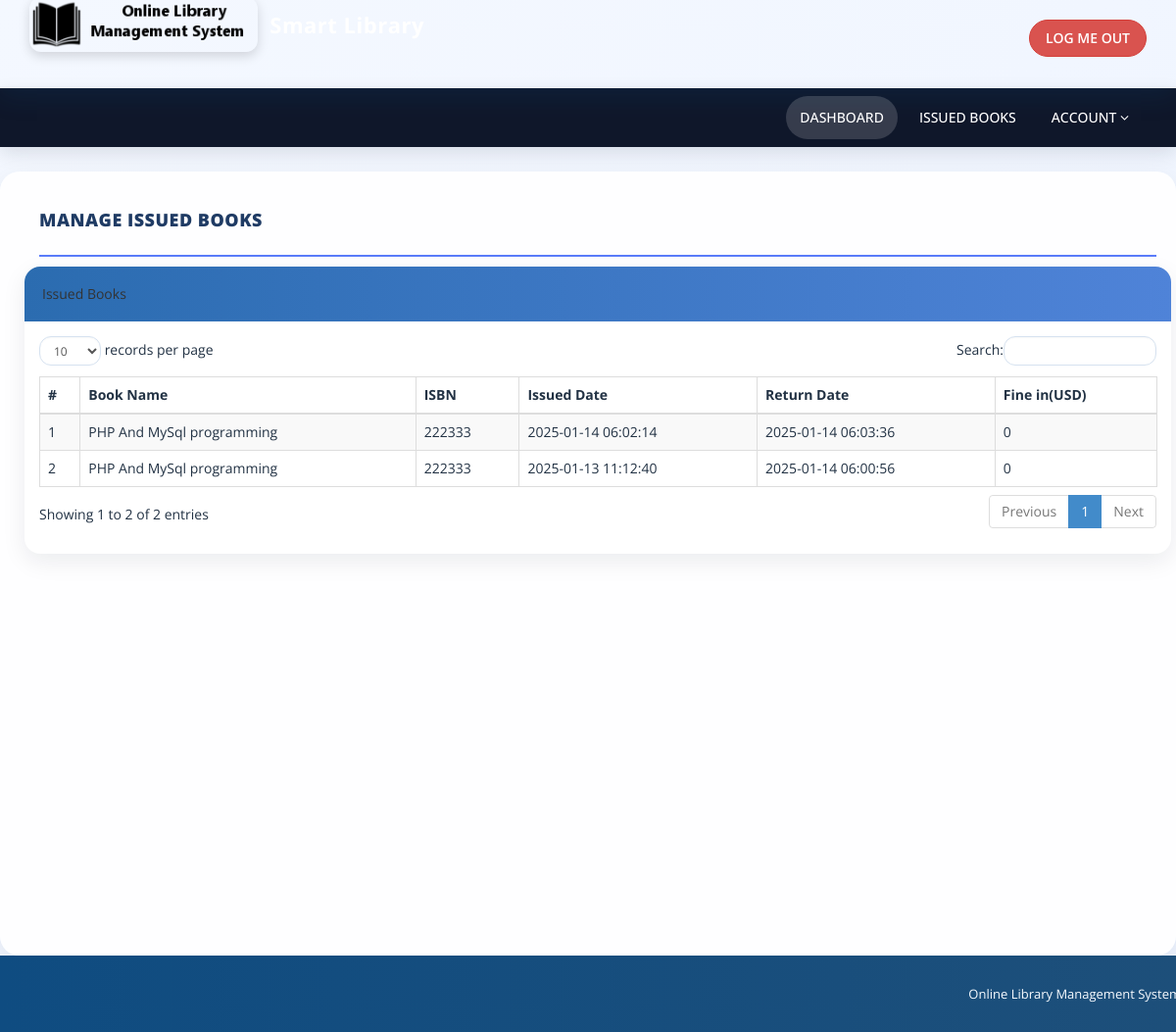
Page /issued-books.php (signed in) on the committed database.
### tables this page shows
CREATE TABLE `tblissuedbookdetails` (
  `id` int(11) NOT NULL,
  `BookId` int(11) DEFAULT NULL,
  `StudentID` varchar(150) DEFAULT NULL,
  `IssuesDate` timestamp NULL DEFAULT current_timestamp(),
  `ReturnDate` timestamp NULL DEFAULT NULL ON UPDATE current_timestamp(),
  `RetrunStatus` int(1) DEFAULT NULL,
  `fine` int(11) DEFAULT NULL,
  `remark` mediumtext NOT NULL
);

CREATE TABLE `tblbooks` (
  `id` int(11) NOT NULL,
  `BookName` varchar(255) DEFAULT NULL,
  `CatId` int(11) DEFAULT NULL,
  `AuthorId` int(11) DEFAULT NULL,
  `ISBNNumber` varchar(25) DEFAULT NULL,
  `BookPrice` decimal(10,2) DEFAULT NULL,
  `bookImage` varchar(250) NOT NULL,
  `isIssued` int(1) DEFAULT NULL,
  `RegDate` timestamp NULL DEFAULT current_timestamp(),
  `UpdationDate` timestamp NULL DEFAULT NULL ON UPDATE current_timestamp(),
  `bookQty` int(11) DEFAULT NULL
);

### issued-books.php (the view, shortened to what this page needs)
<?php
include('includes/config.php');
if(strlen($_SESSION['login'])==0)
    {
header('location:index.php');
}
else{
    ?>
<!DOCTYPE html>
<html xmlns="http://www.w3.org/1999/xhtml">
<head>
    <link href="assets/css/bootstrap.css" rel="stylesheet" />
    <link href="assets/css/font-awesome.css" rel="stylesheet" />
    <link href="assets/js/dataTables/dataTables.bootstrap.css" rel="stylesheet" />
    <link href="assets/css/style.css" rel="stylesheet" />
</head>
<body>
<?php include('includes/header.php');?>
    <div class="content-wrapper">
         <div class="container">
        <div class="row pad-botm">
            <div class="col-md-12">
                <h4 class="header-line">Manage Issued Books</h4>
    </div>
            <div class="row">
                <div class="col-md-12">
                    <div class="panel panel-default">
                        <div class="panel-heading">
                          Issued Books
                        </div>
                        <div class="panel-body">
                            <div class="table-responsive">
                                <table class="table table-striped table-bordered table-hover" id="dataTables-example">
                                    <thead>
                                        <tr>
                                            <th>#</th>
                                            <th>Book Name</th>
                                            <th>ISBN </th>
                                            <th>Issued Date</th>
                                            <th>Return Date</th>
                                            <th>Fine in(USD)</th>
                                        </tr>
                                    </thead>
                                    <tbody>
<?php
$sid=$_SESSION['stdid'];
$sql="SELECT tblbooks.BookName,tblbooks.ISBNNumber,tblissuedbookdetails.IssuesDate,tblissuedbookdetails.ReturnDate,tblissuedbookdetails.id as rid,tblissuedbookdetails.fine from  tblissuedbookdetails join tblstudents on tblstudents.StudentId=tblissuedbookdetails.StudentId join tblbooks on tblbooks.id=tblissuedbookdetails.BookId where tblstudents.StudentId=:sid order by tblissuedbookdetails.id desc";
$query = $dbh -> prepare($sql);
$query-> bindParam(':sid', $sid, PDO::PARAM_STR);
$query->execute();
$results=$query->fetchAll(PDO::FETCH_OBJ);
$cnt=1;
if($query->rowCount() > 0)
{
foreach($results as $result)
{               ?>
                                        <tr class="odd gradeX">
                                            <td class="center"><?php echo htmlentities($cnt);?></td>
                                            <td class="center"><?php echo htmlentities($result->BookName);?></td>
                                            <td class="center"><?php echo htmlentities($result->ISBNNumber);?></td>
                                            <td class="center"><?php echo htmlentities($result->IssuesDate);?></td>
                                            <td class="center"><?php if($result->ReturnDate=="")
                                            {?>
                                            <span style="color:red">
                                             <?php   echo htmlentities("Not Return Yet"); ?>
                                                </span>
                                            <?php } else {
                                            echo htmlentities($result->ReturnDate);
                                        }
                                            ?></td>
                                              <td class="center"><?php echo htmlentities($result->fine);?></td>
                                        </tr>
 <?php $cnt=$cnt+1;}} ?>
                                    </tbody>
                                </table>
                            </div>
                        </div>
                    </div>
                </div>
            </div>
    </div>
    </div>
    </div>
  <?php include('includes/footer.php');?>
</body>
</html>
<?php } ?>

### assets/css/style.css (style rules this page uses)
.content-wrapper { margin-top: 40px; min-height:800px; padding-bottom:90px; }
.header-line { font-weight:900; padding-bottom:25px; border-bottom:1px solid #eeeeee; text-transform:uppercase; }
.pad-botm { padding-bottom:30px; }
body { background: linear-gradient(135deg, #f4f8ff 0%, #eef4ff 100%); color: #223244; }
.content-wrapper { margin-top: 25px; min-height: 800px; padding: 30px 25px 90px; background: rgba(255, 255, 255, 0.92); border-radius: 20px; box-shadow: 0 10px 30px rgba(15, 23, 42, 0.08); }
.panel { border: none; border-radius: 16px; box-shadow: 0 8px 24px rgba(15, 23, 42, 0.08); overflow: hidden; }
.panel-heading { background: linear-gradient(90deg, #2b6cb0 0%, #4f83d8 100%); color: #ffffff; border: none; padding: 14px 18px; }
.header-line { color: #1f3b64; border-bottom: 2px solid #5b7cfa; letter-spacing: 0.5px; }

### rows in the picture
tblissuedbookdetails: BookId.BookName "PHP And MySql programming", BookId.ISBNNumber "222333", IssuesDate "2025-01-14 06:02:14", ReturnDate "2025-01-14 06:03:36", fine "0"
tblissuedbookdetails: BookId.BookName "PHP And MySql programming", BookId.ISBNNumber "222333", IssuesDate "2025-01-13 11:12:40", ReturnDate "2025-01-14 06:00:56", fine "0"
